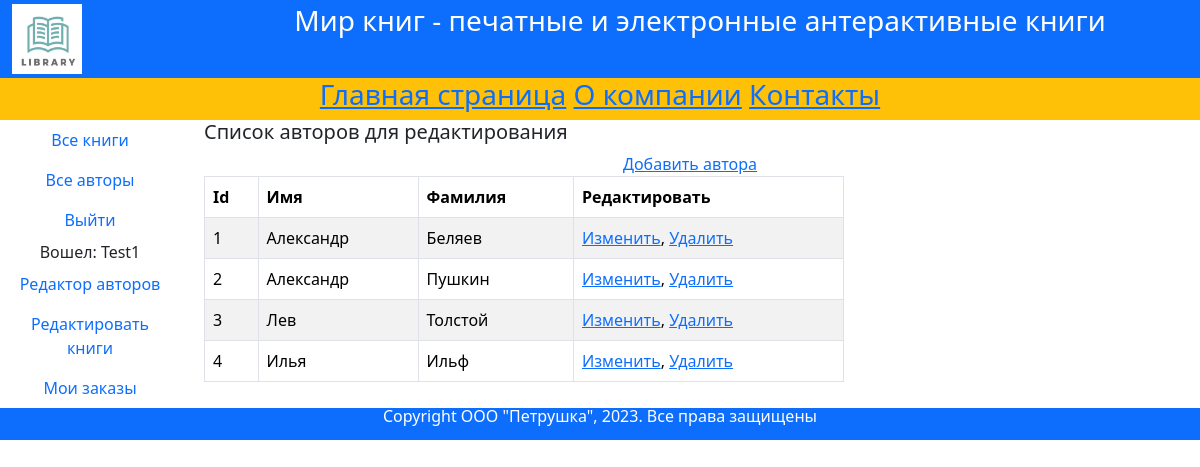
The app's page /edit_authors/ (signed in) with its own data.
### catalog/models.py (models this page shows, shortened)
class Author(models.Model):
    first_name = models.CharField(max_length=100, help_text="Введите имя автора", verbose_name="Имя автора")
    last_name = models.CharField(max_length=100, help_text="Введите фамилию автора", verbose_name="Фамилия автора")
    date_of_birth = models.DateField(help_text="Введите дату рождения", verbose_name="Дата рождения", null=True,
                                     blank=True)  # Это поле может содержать пустое значение (null=True), т. е. не обязательно для заполния.
    about = models.TextField(help_text="Введите сведения об авторе", verbose_name="Сведения об авторе")
    photo = models.ImageField(upload_to='images', help_text="Загрузите фото автора", verbose_name="Фото автора",
                              null=True, blank=True)

### catalog/views.py (the view)
# urls.py: path('edit_authors/', edit_authors, name='edit_authors'),
def edit_authors(request):
    authors = Author.objects.all()
    context = {'authors': authors}
    return render(request, "catalog/edit_authors.html", context)

### templates/catalog/edit_authors.html (shortened to what this page needs)
{% extends "catalog/base.html" %}
{% block content %}
<div class="row text-start lh-2">
    <h5>Список авторов для редактирования</h5>
</div>
<div class="row">
    <a href="/authors_add/">Добавить автора</a>
    <div class="col-8">
        <table class="table table-striped table-bordered text-start">
            <thead>
            <tr>
                <th>Id</th>
                <th>Имя</th>
                <th>Фамилия</th>
                <th>Редактировать</th>
            </tr>
            </thead>
            <tbody>
            {% if authors %}
            {% for author in authors %}
            <tr>
                <td>{{ author.id }}</td>
                <td>{{ author.first_name }}</td>
                <td>{{ author.last_name }}</td>
                <td><a href="/edit_author/{{ author.id }}">Изменить</a>, <a href="/delete/{{ author.id }}">Удалить</a>
                </td>
            </tr>
            {% endfor %}
            {% else %}
            <tr>
                <td colspan="4">В базе данных нет авторов</td>
            </tr>
            {% endif %}
            </tbody>
        </table>
    </div>
    <div class="col-2"></div>
</div>
{% endblock %}

### templates/catalog/base.html (shortened to what this page needs)
<!doctype html>
<html lang="en">
<head>
    {% load static %}
    <link href="https://cdn.jsdelivr.net/npm/bootstrap@5.3.2/dist/css/bootstrap.min.css" rel="stylesheet"
>
</head>
<body>
<div class="container-fluid py-1 bg-primary text-white text-center">
    <div class="row">
        <div class="col-2 text-start">
            <img src="{% static 'images/pp100.jpg' %}" width="70" height="70" alt="Логотип">
        </div>
        <div class="col-10">
            <h3>Мир книг - печатные и электронные антерактивные книги</h3>
        </div>
    </div>
</div>
<div class="container-fluid">
    <div class="row bg-warning text-center">
        <h3>
            <a href="{% url 'index' %}">Главная страница</a>
            <a href="{% url 'about' %}">О компании</a>
            <a href="{% url 'contact' %}">Контакты</a>
        </h3>
    </div>
</div>
<div class="row text-center text-body">
    <div class="col-2">
        {% block sidebar %}
        <nav class="nav flex-column">
            <a class="nav-link" href="{% url 'books' %}">Все книги</a>
            <a class="nav-link" href="{% url 'authors-list' %}">Все авторы</a>
            {% if user.is_authenticated %}
            <a class="nav-link" href="{% url 'logout' %}?next={{request.path}}">Выйти</a>
            <div>Вошел: {{ user.get_username }}</div>
            <a class="nav-link" href="{% url 'edit_authors' %}">Редактор авторов</a>
            <a class="nav-link" href="{% url 'edit_books' %}">Редактировать книги</a>
            <a class="nav-link" href="{% url 'my-borrowed' %}">Мои заказы</a>
            {% else %}
            <a class="nav-link" href="{% url 'login' %}?next={{request.path}}">Войти</a>
            {% endif %}
        </nav>
        {% endblock sidebar %}
    </div>
    <div class="col-10">
        <div class="row text-center">
            {% block content %}{% endblock content %}
        </div>
    </div>
</div>
<div class="container-fluid">
    <div class="row bg-primary text-center text-white lh-1">
        {% block footer %}
        <p>Copyright OOO "Петрушка", 2023. Все права защищены </p>
        {% endblock footer %}
    </div>
</div>
</body>
</html>

### records on screen
Author: id "1", first_name "Александр", last_name "Беляев"
Author: id "2", first_name "Александр", last_name "Пушкин"
Author: id "3", first_name "Лев", last_name "Толстой"
Author: id "4", first_name "Илья", last_name "Ильф"

### other values on screen
{{ user.get_username }} "Test1"
